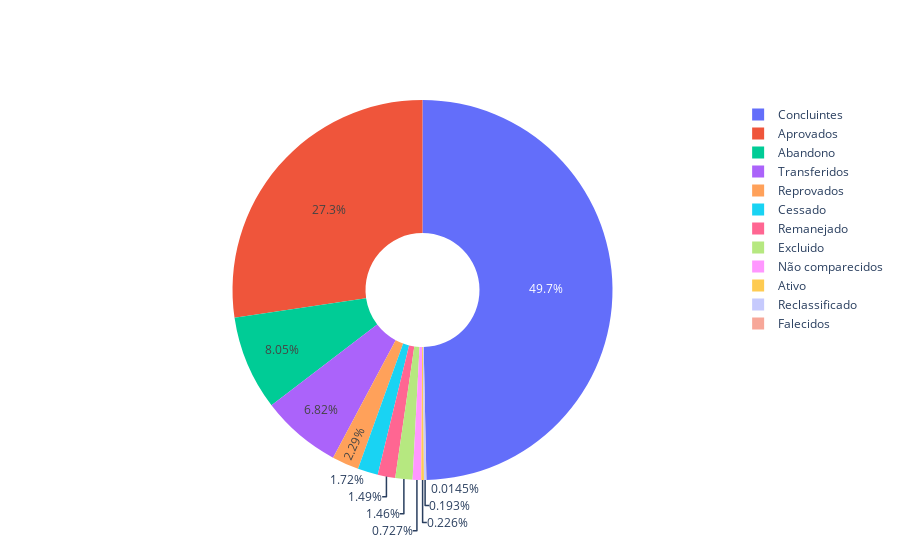

Notebook cell for this chart:
### Code cell
import plotly.graph_objects as go
import numpy as np

situacao = pd.DataFrame(columns=['Situacao', 'Quantidade'])

columns = ['SIT_AL_APROV', 'SIT_AL_REPROV', 'SIT_AL_ABAND', 'SIT_AL_CONCL', 'SIT_AL_TRANSF', 'SIT_AL_FALEC', 'SIT_AL_NCOM', 'SIT_AL_EXCL', 'SIT_AL_CES', 'SIT_AL_REMAN', 'SIT_AL_RECLAS', 'SIT_AL_ATIVO']
labels = ['Aprovados', 'Reprovados', 'Abandono', 'Concluintes', 'Transferidos', 'Falecidos', 'Não comparecidos', 'Excluido', 'Cessado', 'Remanejado', 'Reclassificado', 'Ativo']

for idx, label in enumerate(labels):
    situacao.loc[idx] = list([label, np.sum(y[columns[idx]])])

fig = go.Figure(data=[go.Pie(labels=situacao['Situacao'], values=situacao['Quantidade'], hole=.3)])
fig.show()

### Figure 1 — Plotly figure (JSON) as saved in the notebook; plotly's stock layout.template omitted (floating-point values rounded to 4 significant figures)
{"data": [{"hole": 0.3, "labels": ["Aprovados", "Reprovados", "Abandono", "Concluintes", "Transferidos", "Falecidos", "Não comparecidos", "Excluido", "Cessado", "Remanejado", "Reclassificado", "Ativo"], "type": "pie", "values": [962256, 80680, 283393, 1748812, 240100, 509, 25584, 51514, 60671, 52530, 6778, 7973]}], "layout": {}}
